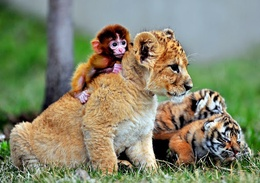
%> input picture Lab7/images/animals.jpg, 260 x 183 px, shrunk from 506 x 357 before the run
$ octave --eval "mshift_exercise;"   (GNU Octave 9; MATLAB toolbox functions it lacks are replaced by stand-ins)
%> lines starting %> are read from the running program, lines starting %| are printed output that depends on the picture
%> in mshift_exercise, I is the input picture: size 183x260x3 uint8; mean R, G, B 132.5, 134.7, 108.1
### Lab7/MeanShiftCluster.m
function [clustCent,data2cluster,cluster2dataCell] = MeanShiftCluster(dataPts,bandWidth,plotFlag)
%> called with bandWidth = 50
%perform MeanShift Clustering of data using a flat kernel
%
% ---INPUT---
% dataPts           - input data, (numDim x numPts)
% bandWidth         - is bandwidth parameter (scalar)
% plotFlag          - display output if 2 or 3 D    (logical)
% ---OUTPUT---
% clustCent         - is locations of cluster centers (numDim x numClust)
% data2cluster      - for every data point which cluster it belongs to (numPts)
% cluster2dataCell  - for every cluster which points are in it (numClust)
%
% Bryan Feldman 02/24/06
% MeanShift first appears in
% K. Funkunaga and L.D. Hosteler, "The Estimation of the Gradient of a
% Density Function, with Applications in Pattern Recognition"


%*** Check input ****
if nargin < 2
    error('no bandwidth specified')
end

if nargin < 3
    plotFlag = true;
    plotFlag = false;
end

%**** Initialize stuff ***
[numDim,numPts] = size(dataPts);
%> numDim = 5; numPts = 47580
numClust        = 0;
bandSq          = bandWidth^2;
initPtInds      = 1:numPts;
maxPos          = max(dataPts,[],2);                          %biggest size in each dimension
%> maxPos = [255; 255; 255; 260; 183]
minPos          = min(dataPts,[],2);                          %smallest size in each dimension
%> minPos = [0; 0; 0; 1; 1]
boundBox        = maxPos-minPos;                        %bounding box size
%> boundBox = [255; 255; 255; 259; 182]
sizeSpace       = norm(boundBox);                       %indicator of size of data space
%> sizeSpace = 543.4
stopThresh      = 1e-3*bandWidth;                       %when mean has converged
clustCent       = [];                                   %center of clust
beenVisitedFlag = zeros(1,numPts,'uint8');              %track if a points been seen already
numInitPts      = numPts;                               %number of points to posibaly use as initilization points
%> numInitPts = 47580
clusterVotes    = zeros(1,numPts,'uint16');             %used to resolve conflicts on cluster membership


while numInitPts

    tempInd         = ceil( (numInitPts-1e-6)*rand);        %pick a random seed point
    stInd           = initPtInds(tempInd);                  %use this point as start of mean
    myMean          = dataPts(:,stInd);                           % intilize mean to this points location
    myMembers       = [];                                   % points that will get added to this cluster
    thisClusterVotes    = zeros(1,numPts,'uint16');         %used to resolve conflicts on cluster membership

    while 1     %loop untill convergence

        sqDistToAll = sum((repmat(myMean,1,numPts) - dataPts).^2);    %dist squared from mean to all points still active
        inInds      = find(sqDistToAll < bandSq);               %points within bandWidth
        thisClusterVotes(inInds) = thisClusterVotes(inInds)+1;  %add a vote for all the in points belonging to this cluster


        myOldMean   = myMean;                                   %save the old mean
        myMean      = mean(dataPts(:,inInds),2);                %compute the new mean
        myMembers   = [myMembers inInds];                       %add any point within bandWidth to the cluster
        beenVisitedFlag(myMembers) = 1;                         %mark that these points have been visited

        %*** plot stuff ****
        if plotFlag
            figure(12345),clf,hold on
            if numDim == 2
                plot(dataPts(1,:),dataPts(2,:),'.')
                plot(dataPts(1,myMembers),dataPts(2,myMembers),'ys')
                plot(myMean(1),myMean(2),'go')
                plot(myOldMean(1),myOldMean(2),'rd')
                pause
            end
        end

        %**** if mean doesn't move much stop this cluster ***
        if norm(myMean-myOldMean) < stopThresh

            %check for merge posibilities
            mergeWith = 0;
            for cN = 1:numClust
                distToOther = norm(myMean-clustCent(:,cN));     %distance from posible new clust max to old clust max
                if distToOther < bandWidth/2                    %if its within bandwidth/2 merge new and old
                    mergeWith = cN;
                    break;
                end
            end


            if mergeWith > 0    % something to merge
                clustCent(:,mergeWith)       = 0.5*(myMean+clustCent(:,mergeWith));             %record the max as the mean of the two merged (I know biased twoards new ones)
                %clustMembsCell{mergeWith}    = unique([clustMembsCell{mergeWith} myMembers]);   %record which points inside
                clusterVotes(mergeWith,:)    = clusterVotes(mergeWith,:) + thisClusterVotes;    %add these votes to the merged cluster
            else    %its a new cluster
                numClust                    = numClust+1;                   %increment clusters
                clustCent(:,numClust)       = myMean;                       %record the mean
                %clustMembsCell{numClust}    = myMembers;                    %store my members
                clusterVotes(numClust,:)    = thisClusterVotes;
            end

            break;
        end

    end


    initPtInds      = find(beenVisitedFlag == 0);           %we can initialize with any of the points not yet visited
    numInitPts      = length(initPtInds);                   %number of active points in set

end
%> this loop made 127 passes
%> (stInd, numInitPts) on passes 2 to 13: (37440, 38565), (20104, 38023), (10688, 33525), (28334, 32517), (22812, 32009), (40352, 28937), (15743, 20636), (21117, 20365), (26099, 19144), (42977, 18173), (19581, 16969), (8607, 16195)
%> numInitPts on pass 1: 40341
%> after the loop, distToOther = 14.26; mergeWith = 6; numClust = 10

[val,data2cluster] = max(clusterVotes,[],1);                %a point belongs to the cluster with the most votes

%*** If they want the cluster2data cell find it for them
if nargout > 2
    cluster2dataCell = cell(numClust,1);
    for cN = 1:numClust
        myMembers = find(data2cluster == cN);
        cluster2dataCell{cN} = myMembers;
    end
end

### Lab7/show_results.m
function show_results(I, labels, centroids)
% Authors: A. Suarez & J. Heidecke
    width = size(I,2);
%> width = 260
    height = size(I,1);
%> height = 183
    labels = reshape(labels, height, width);
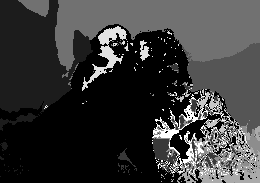
%> labels: size 183x260 double; min 1, max 10, mean 3.02; drawn with min black and max white


    subplot(1,3,1)
    imshow(I)
    title('Original (RGB)')

    subplot(1,3,2)
    gs = (labels - min(min(labels)))/max(max(labels));
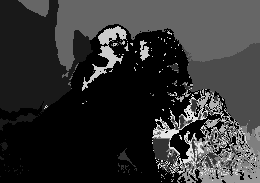
%> gs: size 183x260 double; min 0, max 0.9, mean 0.202
    subimage(gs)
    axis off
    title('Labels (grayscale)')

    subplot(1,3,3)
    colors = centroids(:,1:3)/255.0;
%> colors = [0.717 0.578 0.414; 0.24 0.431 0.169; 0.0474 0.0401 0.0298; 0.388 0.588 0.334; 0.601 0.672 0.714; 0.268 0.262 0.219; 0.504 0.554 0.416; 0.844 0.855 0.83; 0.124 0.0258 0.0208; 0.334 0.329 0.28]
    subimage(labels, colors)
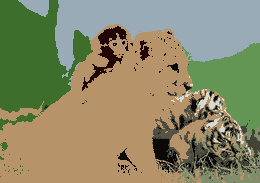
%> displayed picture: size 183x260x3, on the screen's scale of 0 to 255; mean R, G, B 137.7, 136.5, 103.4
%> `mshift_exercise;`:
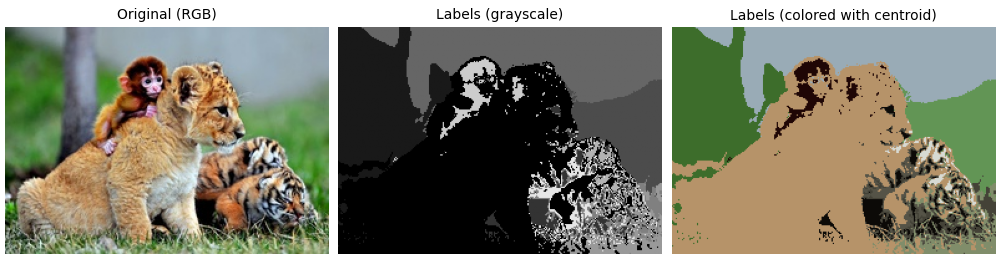
%> figure redrawn from the program's plot data, 3 panels
    axis off
    title('Labels (colored with centroid)')
    %colorbar
end

### Lab7/generate_spatial_coordinates.m
function coordinates = generate_spatial_coordinates(width, height)
% Convenience method for generating the spatial coordinates for each of the
% pixels of an image
    [xx,yy] = meshgrid(1:width, 1:height);
    coordinates = [xx(:), yy(:)];
end

### Lab7/mshift_exercise.m
function mshift_exercise()
%Authors: A. Su醨ez & J. Heidecke

    %% Prepare environment
    close all hidden; clear; clc

    addpath(genpath('images'))

    %% Read and show image

    I = imread('animals.jpg');
% [4 lines of commented-out code are left out]

    %% Show image

    imshow(I);

    %% Let the user decide whether he wants to include the spatial coordinates or not

    % include_spatial = input('Include spatial coordinates? (0/1): '); % Comment this to fix the value
    include_spatial = 1; % Uncomment this to fix the value

    %% Execute the KMeans algorithm

    data = double(reshape(I, size(I,1)*size(I,2), 3));

    if include_spatial
        spatial_coordinates = generate_spatial_coordinates(size(I,2), size(I,1));
        data = [data, spatial_coordinates];
    end

    [colors, labels] = MeanShiftCluster(data', 50);

    %% Show results
    figure
    show_results(I, labels, colors')

end
